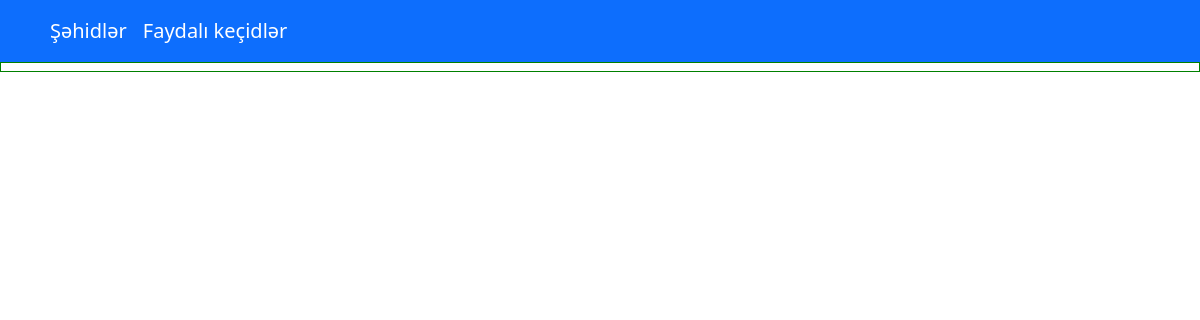
The app's page /, older data.
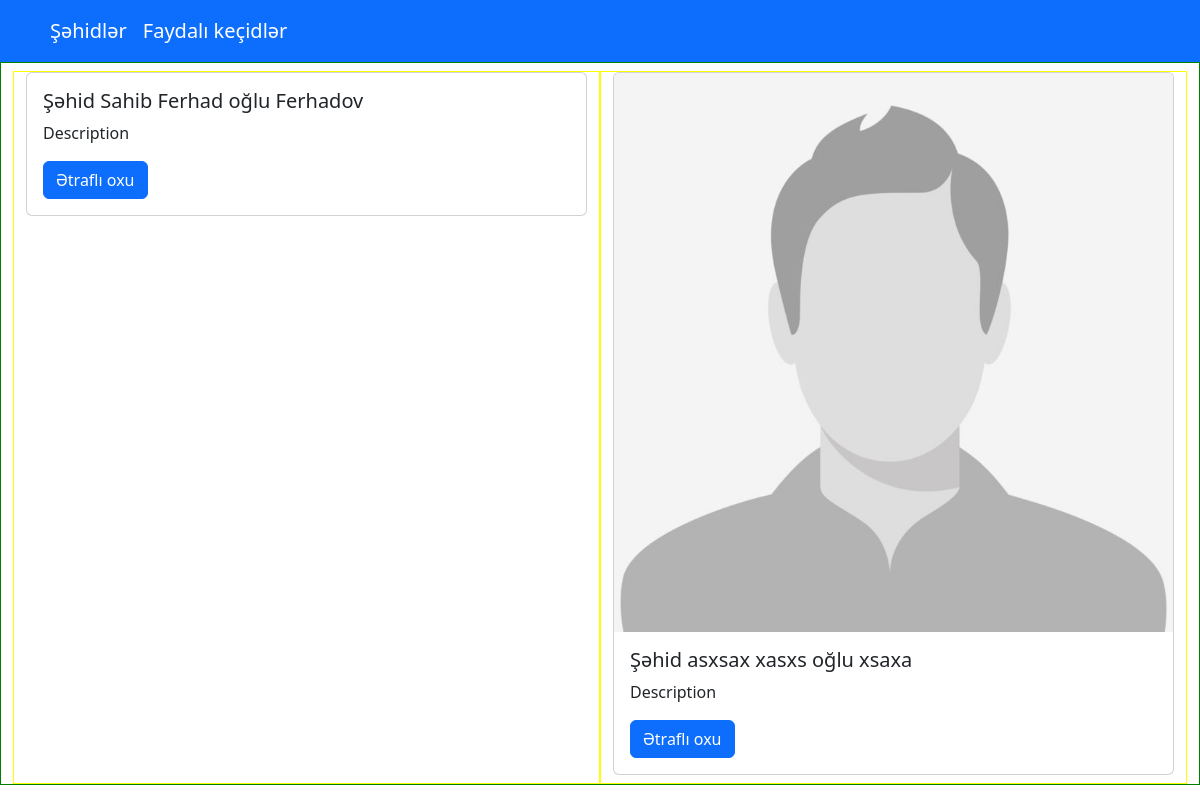
The same page, newer data.
### main/models.py (models this page shows, shortened)
class Person(models.Model):
	kisi="Kişi"
	qadin="Qadın"
	secim=[
		(kisi,"Kişi"),
		(qadin,"Qadın")
	]
	class Meta:
		verbose_name="Şəhid"
		verbose_name_plural="Şəhidlər"
	id=models.UUIDField(primary_key=True,default=uuid.uuid4,editable=False)
	ad=models.CharField(verbose_name="Adı",max_length=50,default="")
	soyad=models.CharField(verbose_name="Soyadı",max_length=50,default="")
	ata_adi=models.CharField(verbose_name="Ata adı",max_length=50,default="")
	leqeb=models.CharField(verbose_name="Ləqəbi",max_length=100,default="yoxdur.",blank=True)
	dogum_tarixi=models.DateField(verbose_name="Doğum tarixi")
	vefat_tarixi=models.DateField(verbose_name="Vəfat tarixi")
	dogum_yeri=models.CharField(verbose_name="Doğulduğu yer",max_length=255)
	vefat_yeri=models.CharField(verbose_name="Vəfat yeri", max_length=255)
	vetendasligi=models.CharField(verbose_name="Vətəndaşlığı",max_length=50)
	cinsiyeti=models.CharField(verbose_name="Cinsiyyəti seçin",max_length=5,default=kisi,choices=secim)
	sekil=models.ImageField("Şəkil",upload_to="main/uploads/%d/%m/%Y",null=True,blank=True,default="static/img/default-man.jpg")
	qosun_novu=models.OneToOneField(QosunNovu,on_delete=models.CASCADE,null=True,blank=True,verbose_name="Qoşun növü")
	mensubiyyeti=models.CharField(verbose_name="Mənsubiyyəti",max_length=100, default="Azərbaycan Ordusu")
	xidmet_illeri=models.CharField(verbose_name="Xidmət illəri",max_length=100)
	rutbe=models.ManyToManyField(Rutbe,verbose_name="Rütbə")
	medallar=models.ManyToManyField(Medallar)
	def get_full_name(self):
		_ = ""
		if self.cinsiyeti==self.kisi:
			_ = "oğlu"
		else:
			_ = "qızı"
		return f" Şəhid {self.ad} {self.ata_adi} {_} {self.soyad}"

### main/views.py (the view)
# urls.py: path("",views.index),
def index(request):
	persons=Person.objects.all()
	context={
		"persons":persons
	}
	return render(request,"main/index.html",context)

### main/templates/main/index.html (shortened to what this page needs)
{% extends 'base.html' %}
{% block content %}
    <div class="container-fluid mt-2">
        <div class="row">
        {%for person in persons%}
                    <div class="col-lg-6 col-md-6" style="border:1px solid yellow">
                        <div class="card mb-2">
                            <img src="{{person.sekil}}" class="card-img-top">
                            <div class="card-body">
                                <h5 class="card-title">{{person.get_full_name}}</h5>
                                <p class="card-text">Description</p>
                                <a class="btn btn-primary" href="{%url 'sehid' person.id %}">Ətraflı oxu</a>
                            </div>
                        </div>
                    </div>
        {%endfor%}
        </div>
    </div>
{% endblock  %}

### templates/base.html (shortened to what this page needs)
{% load static %}
<!DOCTYPE html>
<html>
<head>
	<link href="https://cdn.jsdelivr.net/npm/bootstrap@5.3.0/dist/css/bootstrap.min.css" rel="stylesheet">
	<link rel="stylesheet" type="text/css" href="{%static 'css/root.css'%}">
</head>
<body>
{% include 'partials/_navbar.html' %}
<div class="container-fluid" style="border: 1px solid green;">
	{% block content %}{% endblock  %}
</div>
</body>
</html>

### templates/partials/_navbar.html (shortened to what this page needs)
<nav class="navbar navbar-expand-lg bg-primary mt-0" data-bs-theme="dark">
    <div class="container">
      <div class="collapse navbar-collapse" id="navbarSupportedContent">
        <ul class="navbar-nav me-auto mb-2 mb-lg-0">
          <li class="nav-item">
            <a class="nav-link" href="{%url 'sehidler'%}">Şəhidlər</a>
          </li>
          <li class="nav-item">
            <a class="nav-link" href="#">Faydalı keçidlər</a>
          </li>
        </ul>
      </div>
    </div>
  </nav>

### static/css/root.css (style rules this page uses)
li.nav-item a.nav-link { color: white; font-size: 20px; }

Row changes from the older to the newer data that the page shows:
added Person: get_full_name "Şəhid Sahib Ferhad oğlu Ferhadov"
added Person: sekil (placeholder picture), get_full_name "Şəhid asxsax xasxs oğlu xsaxa"
